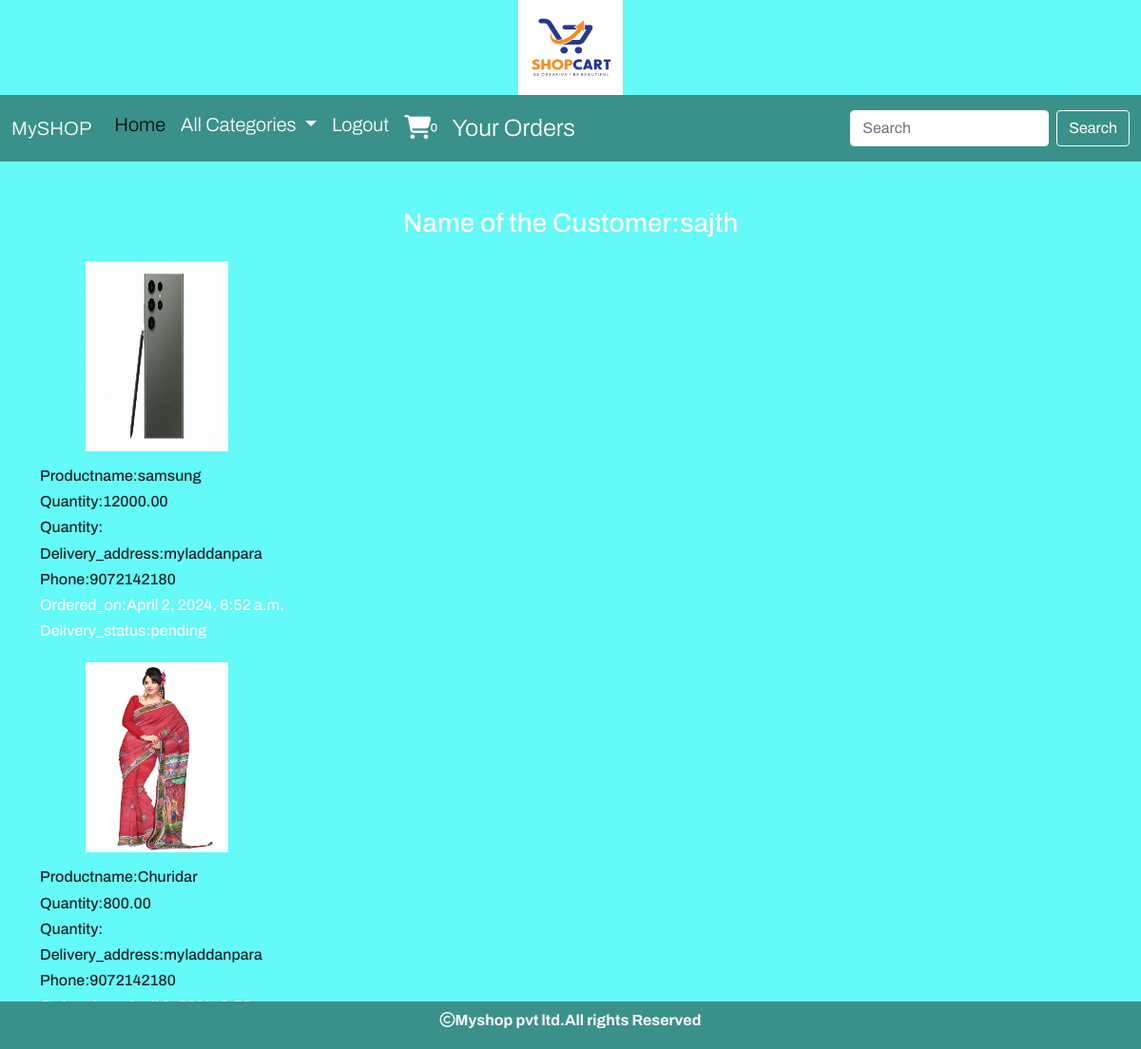
Screenshot of /cart/orderview (signed in) with the database file from the repository.
### cart/models.py (models this page shows, shortened)
class Order(models.Model):
    product = models.ForeignKey(Product, on_delete=models.CASCADE)
    user = models.ForeignKey(User, on_delete=models.CASCADE)
    no_of_items= models.IntegerField()
    ordered_date= models.DateTimeField(auto_now_add=True)
    address=models.TextField()
    phone=models.BigIntegerField()
    order_status=models.CharField(max_length=30,default="pending")
    delivery_status = models.CharField(max_length=30, default="pending")

### shop/models.py (models this page shows, shortened)
class Product(models.Model):
    name=models.CharField(max_length=30)
    desc=models.TextField()
    image=models.ImageField(upload_to='products',null=True,blank=True)
    price=models.DecimalField(max_digits=10,decimal_places=2)
    stock=models.IntegerField()
    available=models.BooleanField(default=True)
    created=models.DateTimeField(auto_now_add=True)  #one time
    updated=models.DateTimeField(auto_now=True)  #Every time when we update record
    category=models.ForeignKey(Category,on_delete=models.CASCADE)

### cart/views.py (the view)
# urls.py: path('orderview',views.orderview,name="orderview")
@login_required
def orderview(request):
    u=request.user
    o=Order.objects.filter(user=u)
    return render(request,'orderview.html',{'o':o,'u':u.username})

### cart/context_processors.py (called while the page is built)
def total(request):
    count=0
    if request.user.is_authenticated:
        u=request.user
        try:
            c=Cart.objects.filter(user=u)
            for i in c:
                count=count+i.quantity
        except:
            count=0
    return {'count':count}

### shop/context_processors.py (called while the page is built)
def links(request):
    c=Category.objects.all()
    return {'links':c}

### templates/orderview.html
{% extends 'base.html' %}
{% load static %}
{% block content %}
<div class="container mt-5">
<h3 class="text-center text-light">Name of the Customer:{{u}}</h3>
    {% for i in o %}
    <div class="row">
        <div class="cl-4 mt-3 ms-5 me-5"><img src="{{i.product.image.url}}" height="200px" width="150px"></div>
        <div class="col-4 mt-3">
             <h6>Productname:{{i.product.name}}</h6>
             <h6>Quantity:{{i.product.price}}</h6>
             <h6>Quantity:{{i.product.no_of_items}}</h6>
             <h6>Delivery_address:{{i.address}}</h6>
             <h6>Phone:{{i.phone}}</h6>
             <h6 class="text-light fs-italic">Ordered_on:{{i.ordered_date}}</h6>
             <h6 class="text-light fs-italic">Delivery_status:{{i.delivery_status}}</h6>
        </div>
    </div>
    {% endfor %}
</div>
{% endblock %}

### templates/base.html (shortened to what this page needs)
<!DOCTYPE html>
{% load static %}
<html lang="en" xmlns="http://www.w3.org/1999/html">
<head>
    <link href="https://cdn.jsdelivr.net/npm/bootstrap@5.0.2/dist/css/bootstrap.min.css" rel="stylesheet">
<Link rel="stylesheet" href="{% static 'css/style.css' %}">
  <link rel="stylesheet" href="https://cdnjs.cloudflare.com/ajax/libs/font-awesome/6.5.1/css/all.min.css" />
</head>
<body>
<header>
<div class="container-fluid">
<center>
<img src="{% static 'images/logos.jpg' %}" height="100px" width="110px"></center></div>
<nav class="navbar navbar-expand-lg navbar-light" style="background-color:#3a9189">
  <div class="container-fluid">
    <a class="navbar-brand" href="#">MySHOP</a>
    <div class="collapse navbar-collapse" id="navbarSupportedContent">
      <ul class="navbar-nav me-auto mb-2 mb-lg-0">
        <li class="nav-item">
          <a class="nav-link active" aria-current="page" href="{% url 'shop:allcat' %}">Home</a>
        </li>
        <li class="nav-item dropdown">
          <a class="nav-link dropdown-toggle" href="#" id="navbarDropdown" role="button" data-bs-toggle="dropdown" aria-expanded="false">
            All Categories
          </a>
        </li>
        {% if user.is_authenticated %}
        <li class="nav-item">
          <a class="nav-link" aria-current="page" href="{% url 'shop:logout' %}">Logout</a>
        </li>
        {% if user.is_superuser != True %}
        <li class="nav-item">
          <a class="nav-link" aria-current="page" style="font-size:25px;" href="{% url 'cart:cartview' %}"><i class="fa-solid fa-cart-shopping"><sup style="font-size:10px;">{{count}}</sup></i></a>
        </li>
        <li class="nav-item">
          <a class="nav-link" aria-current="page" style="font-size:25px;" href="{% url 'cart:orderview' %}">Your Orders</a>
        </li>
        {% endif %}
        {% endif %}
      </ul>
      <form class="d-flex" method="POST" action="{% url 'search:searchproducts' %}">
        <input style="border-color:white;" class="form-control me-2" name="q" type="search" placeholder="Search" aria-label="Search">
        <button class="btn btn-secondary" type="submit">Search</button>
      </form>
    </div>
  </div>
</nav>
</header>
{% block content %}
{% endblock %}
<footer>
  <div class="footer">
    <p class="text-center pt-2 text-light fw-bold"><i class="fa-regular fa-copyright"></i>Myshop pvt ltd.All rights Reserved</p>
  </div>
</footer>
</body>
</html>

### static/css/style.css (style rules this page uses)
body { background-color:#64faf7; font-family: "Archivo", sans-serif; font-optical-sizing: auto; font-weight: 300; font-style: normal; font-variation-settings: "wdth" 100; }
.navbar-brand,.navbar-light .navbar-nav .nav-link { font-size:20px; color:white; }
.navbar-light .navbar-brand { color:white; }
.btn-secondary { color: #fff; background-color:#3a9189; border-color:white; }
.footer { height:50px; width:100%; position:fixed; background-color:#3a9189; left:0; bottom:0; }
.form-control { border-color:3px solid #3a9189; }

### rows the page displays
Order: product.image (picture), product.name "samsung", product.price "12000.00", address "myladdanpara", phone "9072142180", ordered_date "April 2, 2024, 6:52 a.m.", delivery_status "pending"
Order: product.image (picture), product.name "Churidar", product.price "800.00", address "myladdanpara", phone "9072142180"

### other values shown
{{ count }} "0"
{{ u }} "sajth"
